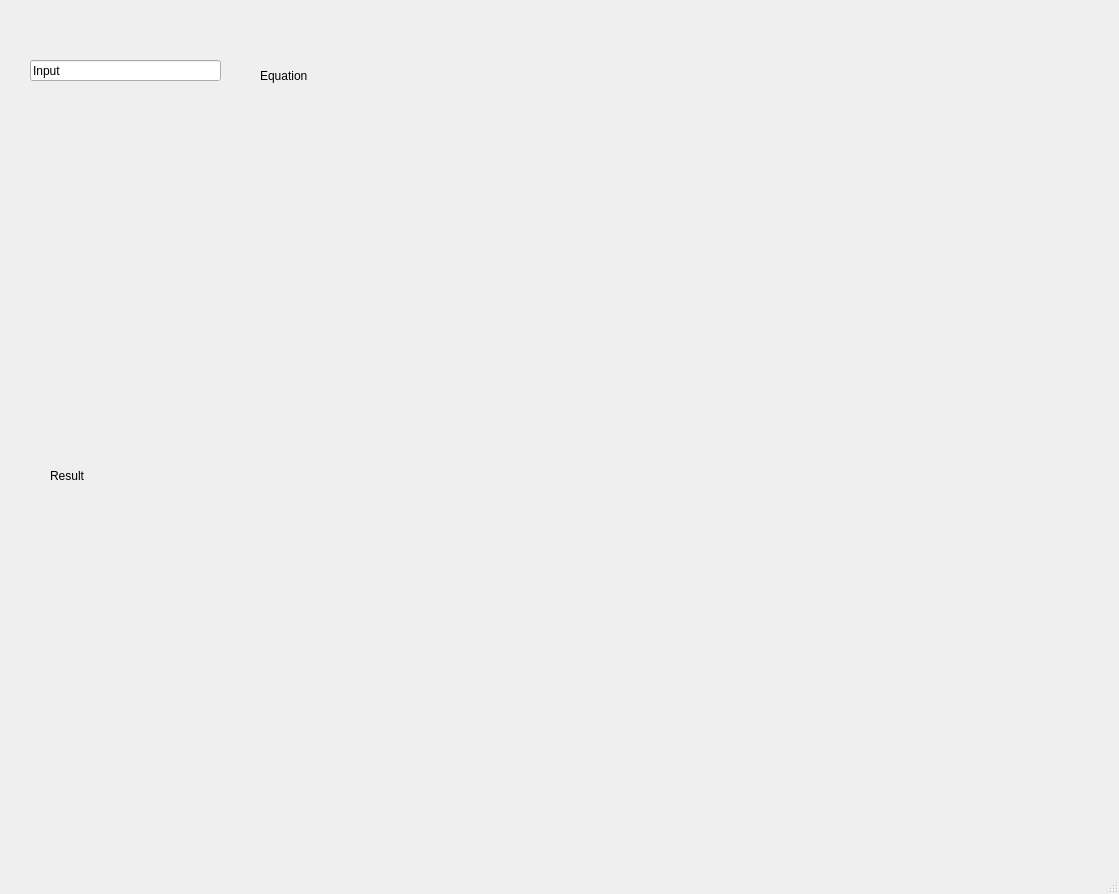
<?xml version="1.0" encoding="UTF-8"?>
<ui version="4.0">
 <class>MainWindow</class>
 <widget class="QMainWindow" name="MainWindow">
  <property name="geometry">
   <rect>
    <x>0</x>
    <y>0</y>
    <width>1119</width>
    <height>894</height>
   </rect>
  </property>
  <property name="windowTitle">
   <string>MainWindow</string>
  </property>
  <widget class="QWidget" name="centralwidget">
   <widget class="QLabel" name="label">
    <property name="geometry">
     <rect>
      <x>260</x>
      <y>50</y>
      <width>181</width>
      <height>51</height>
     </rect>
    </property>
    <property name="text">
     <string>Equation</string>
    </property>
   </widget>
   <widget class="QLabel" name="label_2">
    <property name="geometry">
     <rect>
      <x>50</x>
      <y>150</y>
      <width>741</width>
      <height>651</height>
     </rect>
    </property>
    <property name="text">
     <string>Result</string>
    </property>
   </widget>
   <widget class="QLineEdit" name="lineEdit">
    <property name="geometry">
     <rect>
      <x>30</x>
      <y>60</y>
      <width>191</width>
      <height>21</height>
     </rect>
    </property>
    <property name="text">
     <string>Input</string>
    </property>
   </widget>
  </widget>
  <widget class="QMenuBar" name="menubar">
   <property name="geometry">
    <rect>
     <x>0</x>
     <y>0</y>
     <width>1119</width>
     <height>21</height>
    </rect>
   </property>
  </widget>
  <widget class="QStatusBar" name="statusbar"/>
 </widget>
 <resources/>
 <connections/>
</ui>
